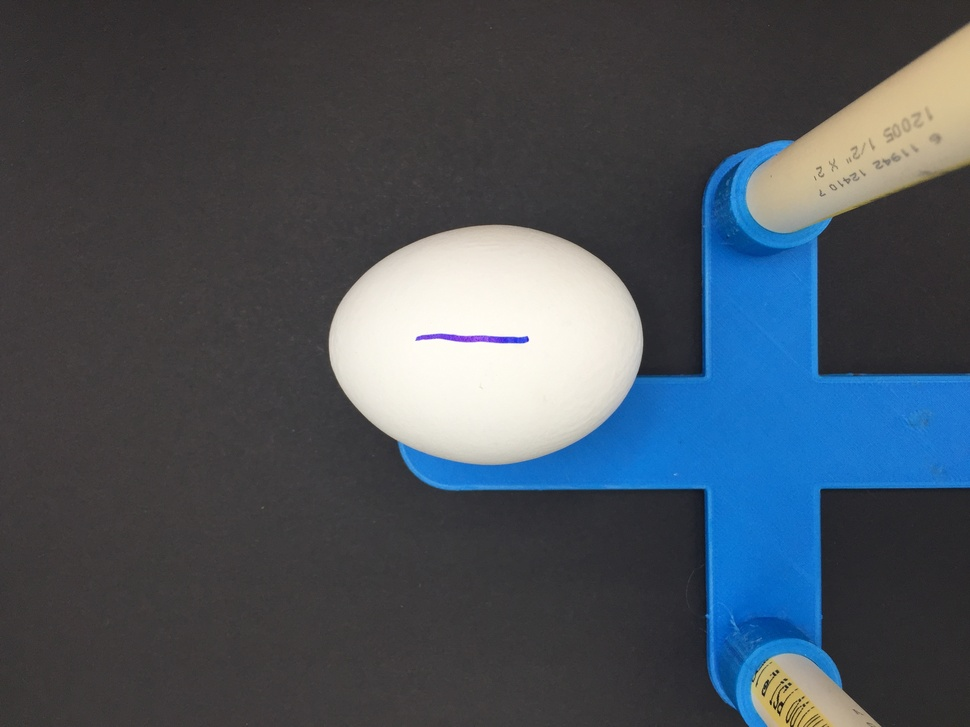
%> input picture egg 1.jpg, 970 x 727 px, shrunk from 3264 x 2448 before the run; its folder holds only this picture in this run
$ octave inovoegg.m   (GNU Octave 9; MATLAB toolbox functions it lacks are replaced by stand-ins)
%> lines starting %> are read from the running program, lines starting %| are printed output that depends on the picture; in (x1, y1, x2, y2) boxes, pixels count from 0 and x2, y2 are one past the last pixel; in counts of white or black regions, pixels touching at a corner belong together; the program's own positions count from 1
clc;    % Clear the command window.
close all;  % Close all figures (except those of imtool.)
clear;  % Erase all existing variables. Or clearvars if you want.
workspace;  % Make sure the workspace panel is showing.
format long g;
format compact;
fontSize = 25;

%===============================================================================
%{
% Get the name of the image the user wants to use.
baseFileName = 'egg 1.jpg';
% Get the full filename, with path prepended.
folder = []; % Determine where demo folder is (works with all versions).
fullFileName = fullfile(folder, baseFileName);
%}

% Specify the folder where the files live.
myFolder = 'C:/Users/danielzhang/Downloads/MATLAB/vt eggs label/C';
% Check to make sure that folder actually exists.  Warn user if it doesn't.
if ~isfolder(myFolder)
    errorMessage = sprintf('Error: The following folder does not exist:\n%s\nPlease specify a new folder.', myFolder);
    uiwait(warndlg(errorMessage));
    myFolder = uigetdir(); % Ask for a new one.
%> the answer given: .
    if myFolder == 0
         % User clicked Cancel
         return;
    end
end
% Get a list of all files in the folder with the desired file name pattern.
filePattern = fullfile(myFolder, '*.jpg'); % Change to whatever pattern you need.
theFiles = dir(filePattern);

dataTable = [];

for k = 1 : length(theFiles)
    baseFileName = theFiles(k).name;
    fullFileName = fullfile(theFiles(k).folder, baseFileName);
    fprintf(1, 'Now reading %s\n', fullFileName);
    % Now do whatever you want with this file name,

    %===============================================================================
    % Read in a demo image.
    grayImage = imread(fullFileName);
%> grayImage is the input picture: size 727x970x3 uint8; mean R, G, B 72.5, 81.5, 91
    % Get the dimensions of the image.
    % numberOfColorChannels should be = 1 for a gray scale image, and 3 for an RGB color image.
    [rows, columns, numberOfColorChannels] = size(grayImage)
%> rows = 727; columns = 970; numberOfColorChannels = 3
    if numberOfColorChannels > 1
      % It's not really gray scale like we expected - it's color.
      % Use weighted sum of ALL channels to create a gray scale image.
      grayImage = rgb2gray(grayImage);
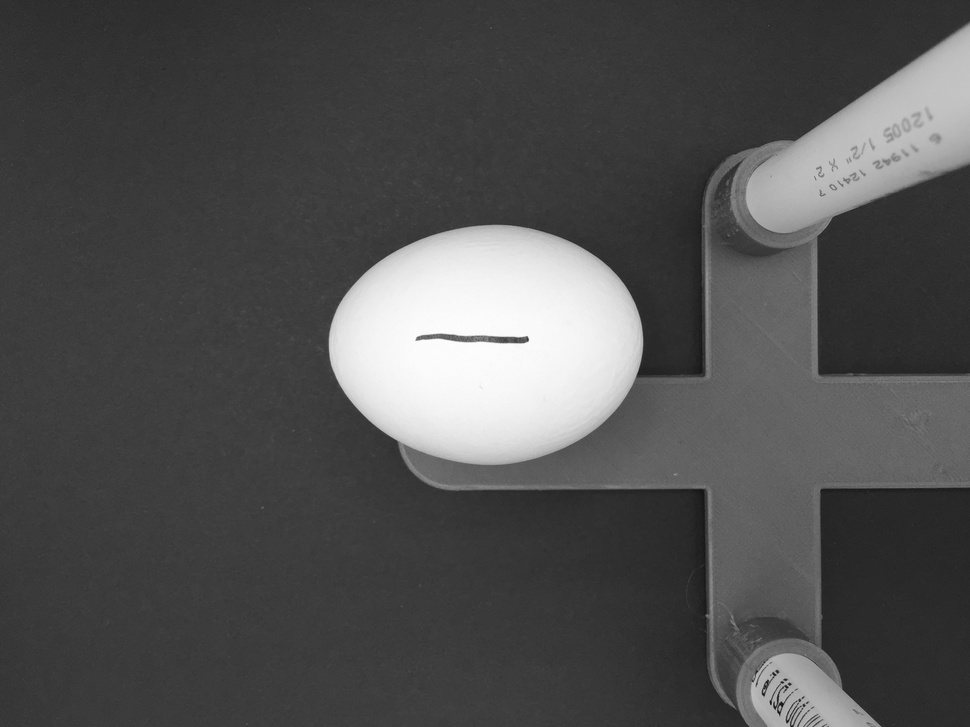
%> grayImage: size 727x970 uint8; min 12, max 254, mean 79.9
      % ALTERNATE METHOD: Convert it to gray scale by taking only the green channel,
      % which in a typical snapshot will be the least noisy channel.
      % grayImage = grayImage(:, :, 2); % Take green channel.
    end
    % Display the image.
    subplot(2, 2, 1);
    imshow(grayImage, []);
    axis on;
    axis image;
    caption = sprintf('Original Gray Scale Image');
    title(caption, 'FontSize', fontSize, 'Interpreter', 'None');
    drawnow;
    hp = impixelinfo();

    % Set up figure properties:
    % Enlarge figure to full screen.
    set(gcf, 'Units', 'Normalized', 'OuterPosition', [0 0 1 1]);
    % Get rid of tool bar and pulldown menus that are along top of figure.
    % set(gcf, 'Toolbar', 'none', 'Menu', 'none');
    % Give a name to the title bar.
    set(gcf, 'Name', 'Demo by ImageAnalyst', 'NumberTitle', 'Off')
    drawnow;

    % Let's compute and display the histogram.
    [pixelCount, grayLevels] = imhist(grayImage);
%> pixelCount = 256 values, max 47716 at index 61, min 0 at index 1, mean 2754.6; grayLevels = 256 values from 0 to 255
    subplot(2, 2, 2);
    bar(grayLevels, pixelCount); % Plot it as a bar chart.
    grid on;
    title('Histogram of original image', 'FontSize', fontSize, 'Interpreter', 'None');
    xlabel('Gray Level', 'FontSize', fontSize);
    ylabel('Pixel Count', 'FontSize', fontSize);
    xlim([0 grayLevels(end)]); % Scale x axis manually.

    % Binarize the image by thresholding.
    mask = grayImage > 130;
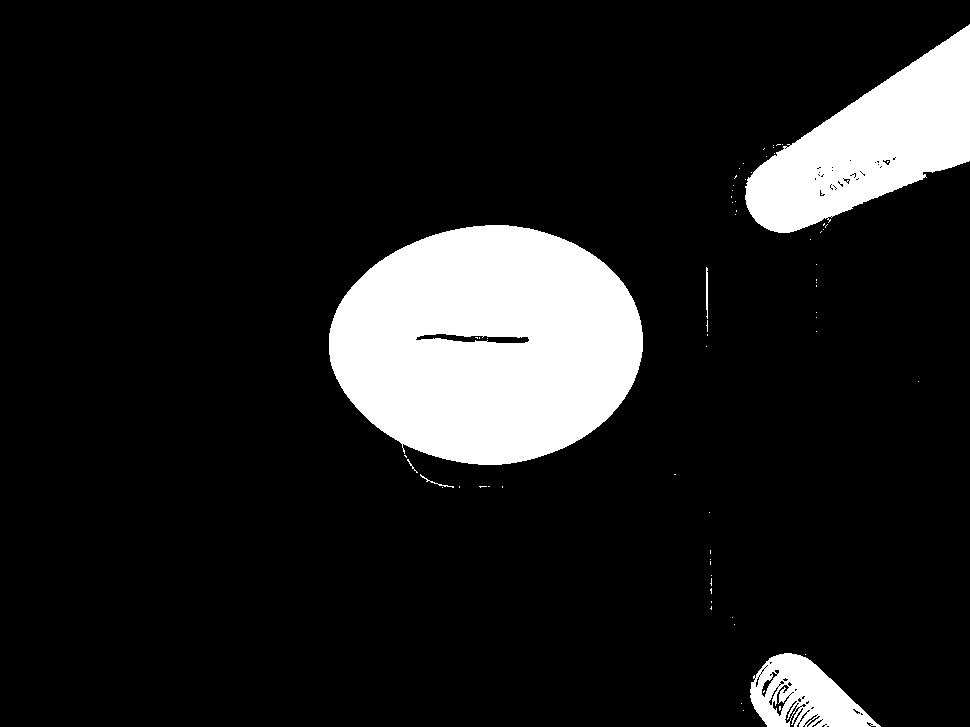
%> mask: size 727x970 logical; 12.3% white; 68 white regions (62 under 20 px), largest, box (x1, y1, x2, y2) and area: (329, 225, 643, 465) 57802, (745, 24, 970, 233) 22914, (750, 653, 881, 727) 5517, (706, 267, 708, 319) 94, (420, 474, 454, 488) 54, (407, 459, 418, 473) 24
    % Display the mask image.
    subplot(2, 2, 3);
    imshow(mask);
    axis on;
    axis image; % Make sure image is not artificially stretched because of screen's aspect ratio.
    title('Binary Image Mask', 'fontSize', fontSize);
    drawnow;

    % Get rid of blobs touching the border.
    mask = imclearborder(mask);
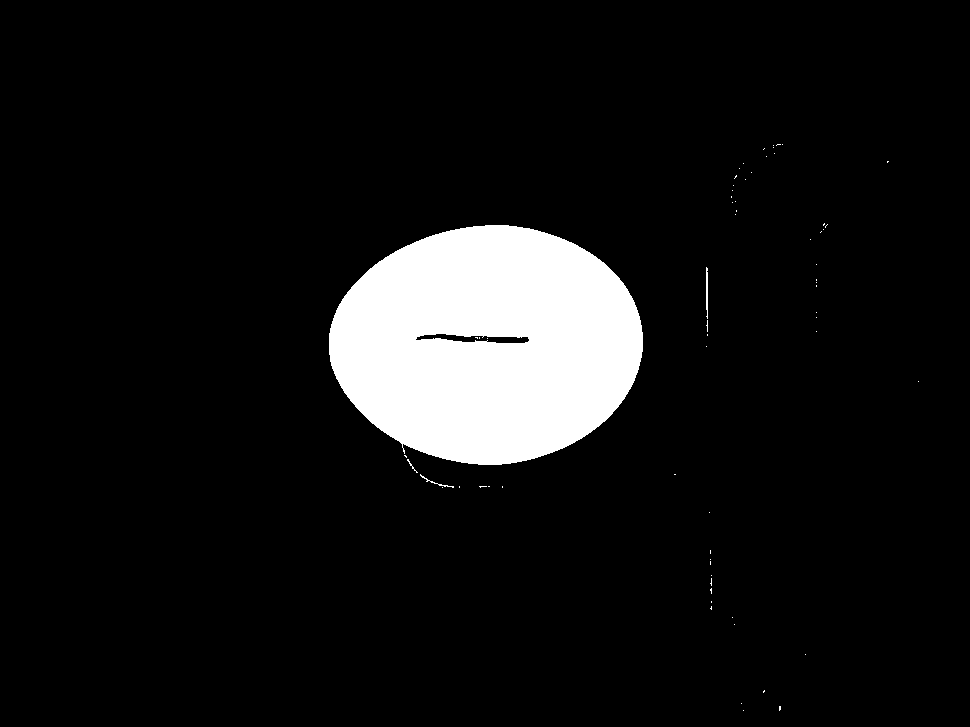
%> mask: size 727x970 logical; 8.2% white; 66 white regions (62 under 20 px), largest, box (x1, y1, x2, y2) and area: (329, 225, 643, 465) 57802, (706, 267, 708, 319) 94, (420, 474, 454, 488) 54, (407, 459, 418, 473) 24
    % Extract just the largest blob.
    mask = bwareafilt(mask, 1);
%> mask: size 727x970 logical; 8.2% white; 1 white region, box (x1, y1, x2, y2) and area: (329, 225, 643, 465) 57802

    % Display the mask image.
    subplot(2, 2, 4);
    imshow(mask);
    axis on;
    axis image; % Make sure image is not artificially stretched because of screen's aspect ratio.
    title('Lobster-only Mask', 'FontSize', fontSize);
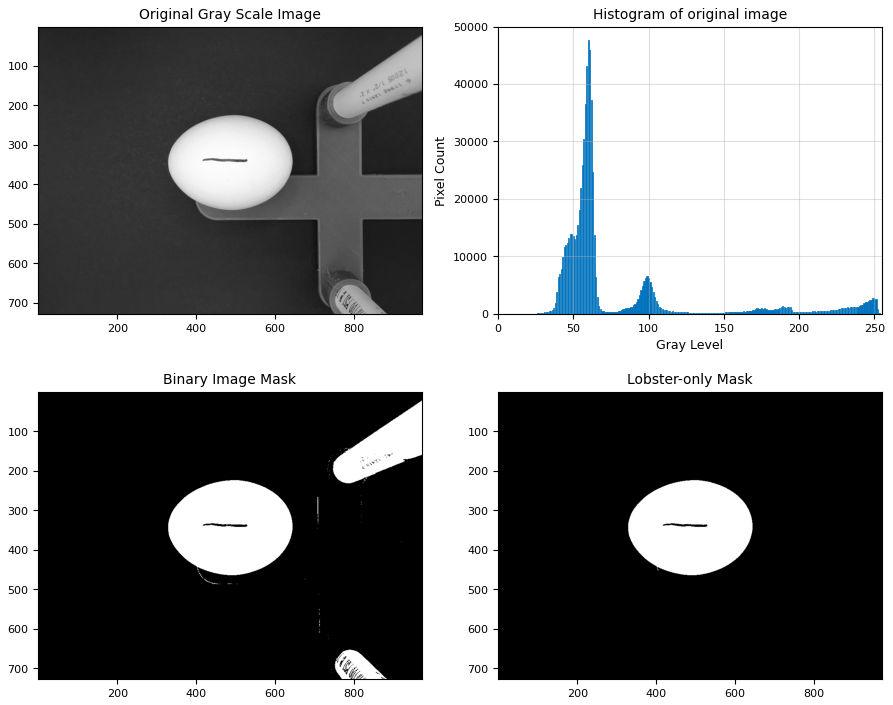
%> figure redrawn from the program's plot data, 4 panels
    drawnow;

    % Get rid of black islands (holes) in struts without filling large black areas.
    subplot(2, 2, 4);
    mask = ~bwareaopen(~mask, 1000);
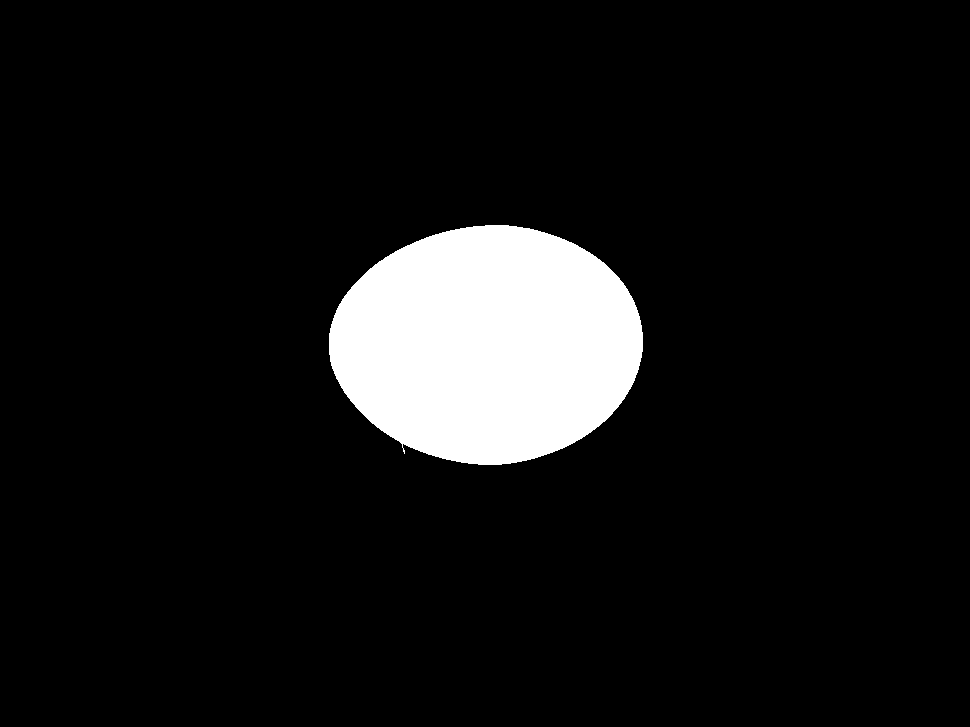
%> mask: size 727x970 logical; 8.3% white; 1 white region, box (x1, y1, x2, y2) and area: (329, 225, 643, 465) 58357
    mask = imfill(mask,"holes")
    imshow(mask);
    axis on;
    axis image; % Make sure image is not artificially stretched because of screen's aspect ratio.
    title('Final Cleaned Mask', 'FontSize', fontSize);
    drawnow;

    imwrite(mask, baseFileName + "mask.png")
    stats = regionprops("table",mask,"Area","Eccentricity","EquivDiameter","Extent","FilledArea","Perimeter","Solidity")
%> stats = 1 region; Area, Eccentricity, FilledArea, EquivDiameter and Extent: 58357 0.649 58357 272.6 0.774
%> (the run ends here)

$ run again, on egg 103.JPG
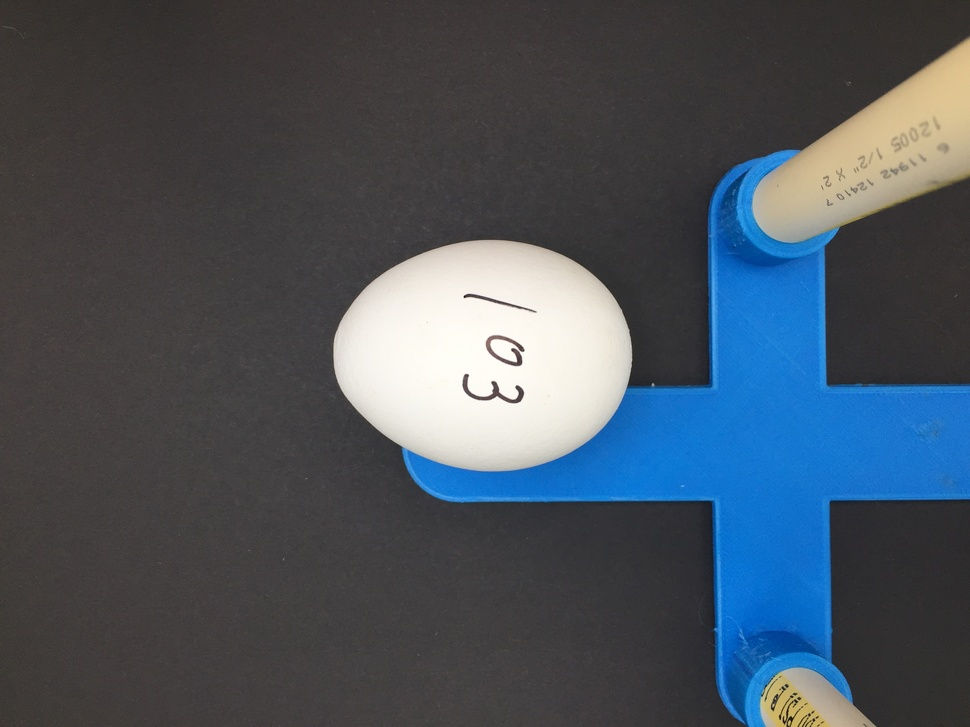
%> input picture egg 103.JPG, 970 x 727 px, shrunk from 3264 x 2448 before the run
%> grayImage is the input picture: size 727x970x3 uint8; mean R, G, B 73.3, 82.7, 92.2
%> `grayImage = rgb2gray(grayImage);`:
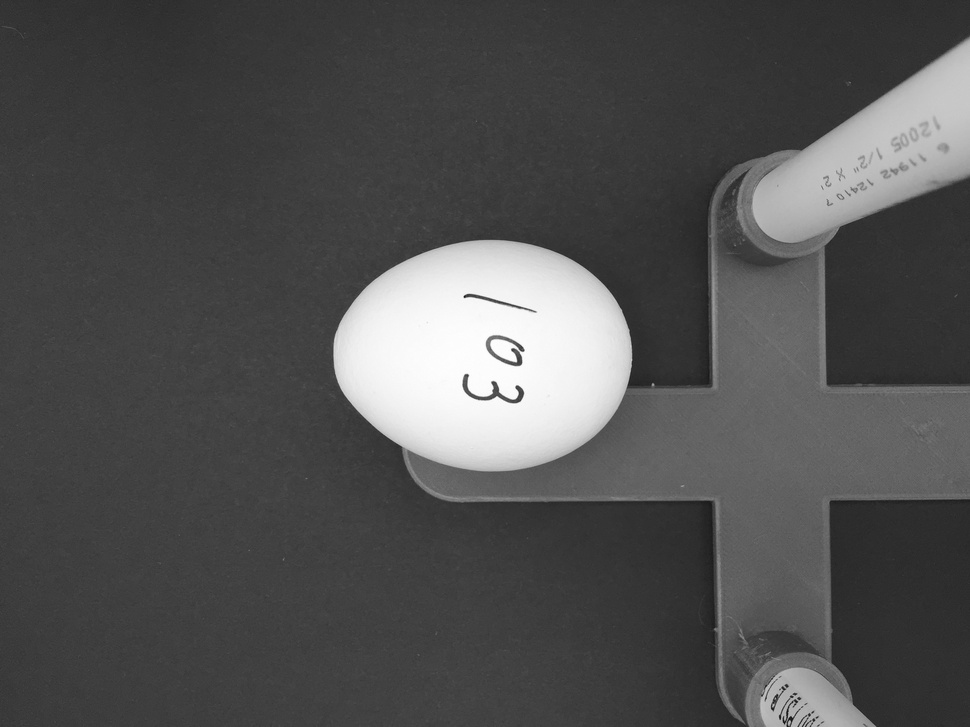
%> grayImage: size 727x970 uint8; min 15, max 254, mean 81
%> pixelCount = 256 values, max 40118 at index 65, min 0 at index 1, mean 2754.6; grayLevels = 256 values from 0 to 255
%> `mask = ~bwareaopen(~mask, 1000);`:
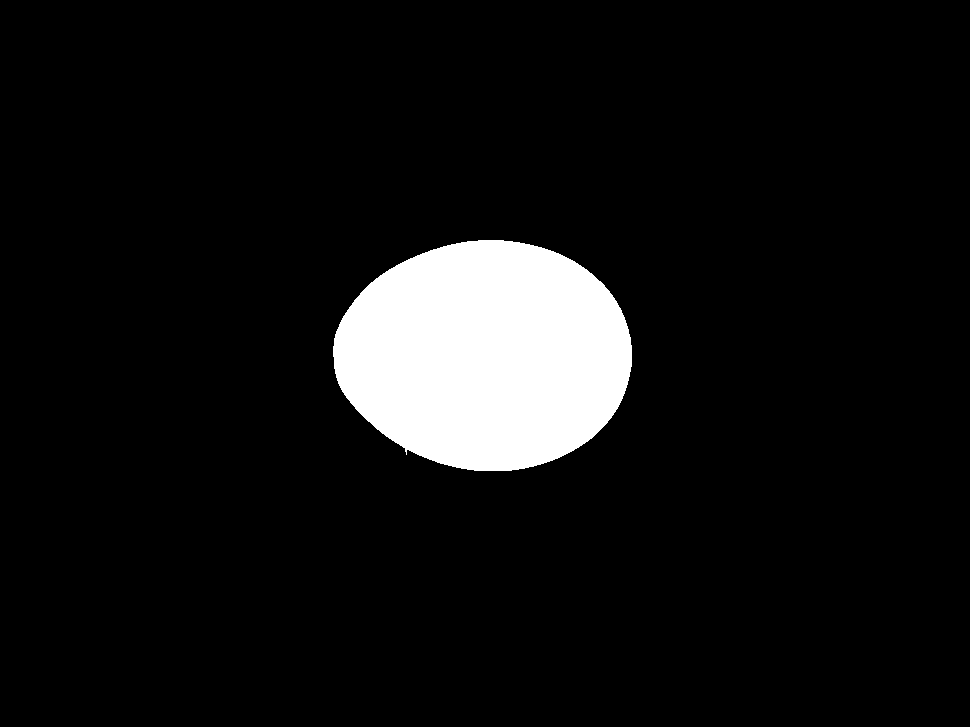
%> mask: size 727x970 logical; 7.6% white; 1 white region, box (x1, y1, x2, y2) and area: (333, 240, 632, 471) 53768
%> stats = 1 region; Area, Eccentricity, FilledArea, EquivDiameter and Extent: 53768 0.635 53768 261.6 0.778

$ run again, on egg 105.JPG
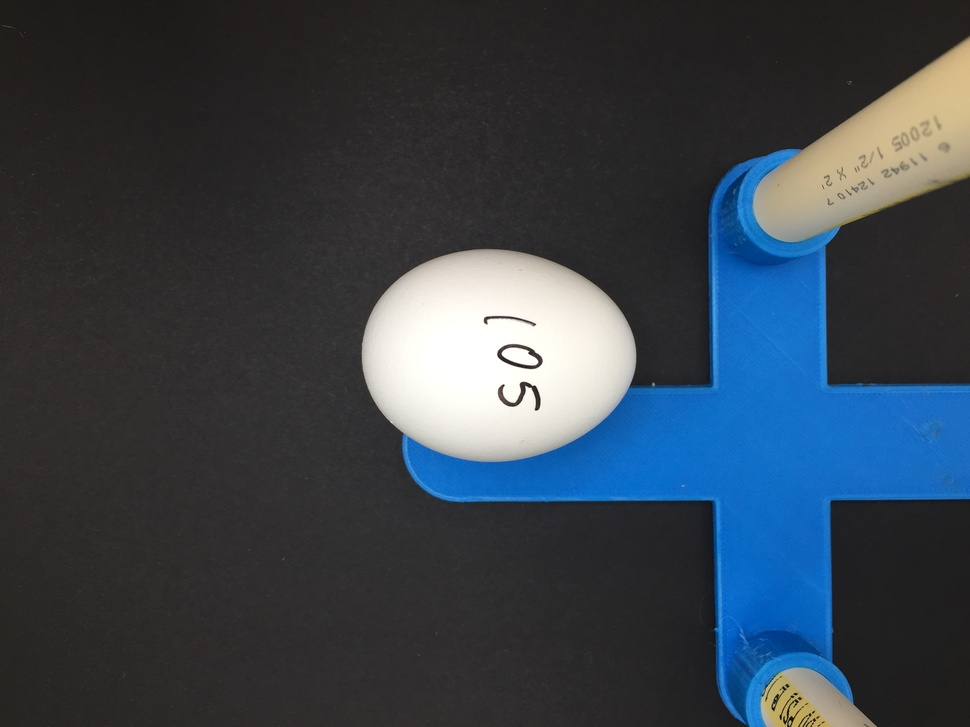
%> input picture egg 105.JPG, 970 x 727 px, shrunk from 3264 x 2448 before the run
%> grayImage is the input picture: size 727x970x3 uint8; mean R, G, B 55.7, 65.7, 75.3
%> `grayImage = rgb2gray(grayImage);`:
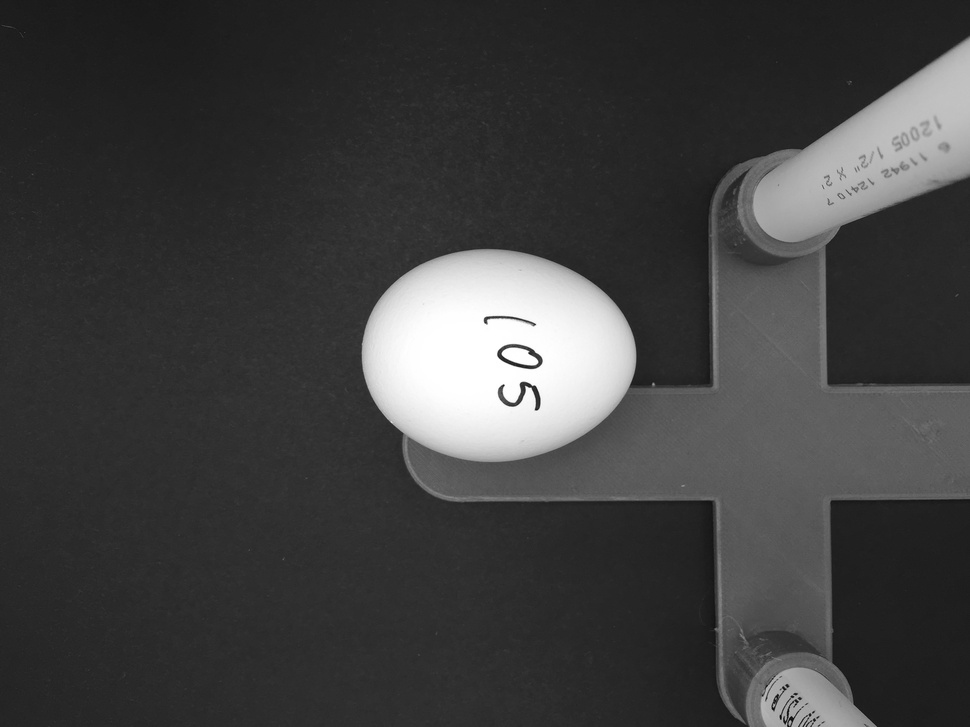
%> grayImage: size 727x970 uint8; min 4, max 255, mean 63.8
%> pixelCount = 256 values, max 35867 at index 47, min 0 at index 1, mean 2754.6; grayLevels = 256 values from 0 to 255
%> `mask = ~bwareaopen(~mask, 1000);`:
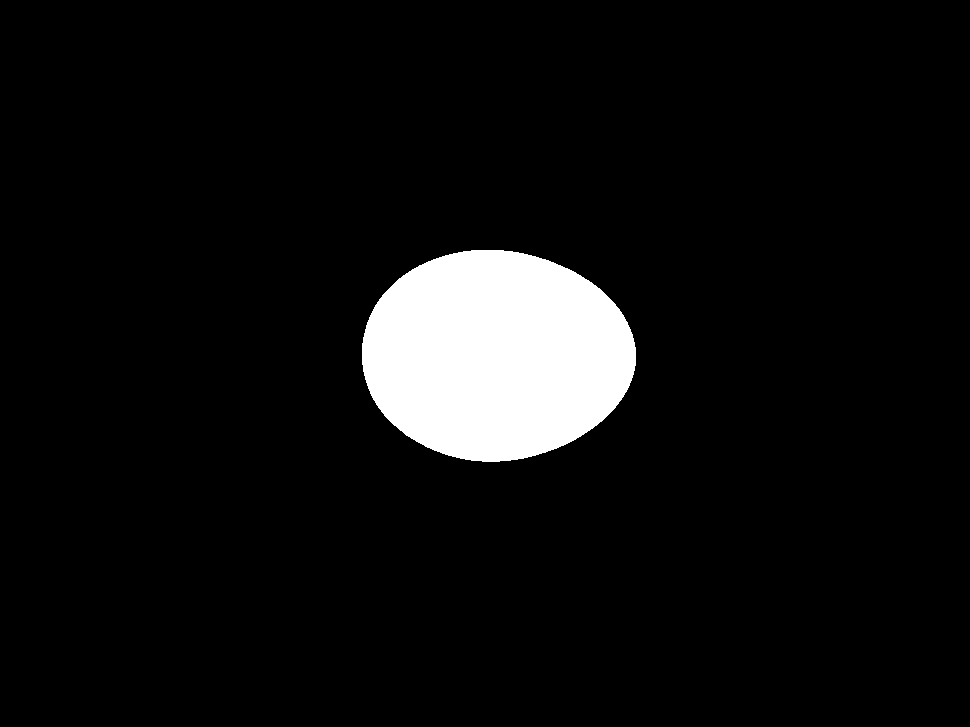
%> mask: size 727x970 logical; 6.4% white; 1 white region, box (x1, y1, x2, y2) and area: (362, 250, 636, 462) 45290
%> stats = 1 region; Area, Eccentricity, FilledArea, EquivDiameter and Extent: 45290 0.637 45290 240.1 0.78
